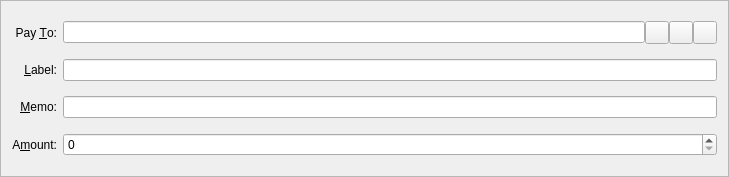
<?xml version="1.0" encoding="UTF-8"?>
<ui version="4.0">
 <class>SendCoinsEntry</class>
 <widget class="QFrame" name="SendCoinsEntry">
  <property name="geometry">
   <rect>
    <x>0</x>
    <y>0</y>
    <width>729</width>
    <height>177</height>
   </rect>
  </property>
  <property name="windowTitle">
   <string>Form</string>
  </property>
  <property name="styleSheet">
   <string notr="true"/>
  </property>
  <property name="frameShape">
   <enum>QFrame::StyledPanel</enum>
  </property>
  <property name="frameShadow">
   <enum>QFrame::Sunken</enum>
  </property>
  <layout class="QGridLayout" name="gridLayout">
   <item row="0" column="0">
    <widget class="QLabel" name="label_2">
     <property name="text">
      <string>Pay &amp;To:</string>
     </property>
     <property name="alignment">
      <set>Qt::AlignRight|Qt::AlignTrailing|Qt::AlignVCenter</set>
     </property>
     <property name="buddy">
      <cstring>payTo</cstring>
     </property>
    </widget>
   </item>
   <item row="0" column="1">
    <layout class="QHBoxLayout" name="payToLayout">
     <property name="spacing">
      <number>0</number>
     </property>
     <item>
      <widget class="QValidatedLineEdit" name="payTo">
       <property name="toolTip">
        <string>The address to send the payment to</string>
       </property>
       <property name="styleSheet">
        <string notr="true"/>
       </property>
       <property name="maxLength">
        <number>102</number>
       </property>
      </widget>
     </item>
     <item>
      <widget class="QToolButton" name="addressBookButton">
       <property name="toolTip">
        <string>Choose address from address book</string>
       </property>
       <property name="text">
        <string/>
       </property>
       <property name="icon">
        <iconset resource="../bitcoin.qrc">
         <normaloff>:/icons/address-book</normaloff>:/icons/address-book</iconset>
       </property>
       <property name="shortcut">
        <string>Alt+A</string>
       </property>
      </widget>
     </item>
     <item>
      <widget class="QToolButton" name="pasteButton">
       <property name="toolTip">
        <string>Paste address from clipboard</string>
       </property>
       <property name="text">
        <string/>
       </property>
       <property name="icon">
        <iconset resource="../bitcoin.qrc">
         <normaloff>:/icons/editpaste</normaloff>:/icons/editpaste</iconset>
       </property>
       <property name="shortcut">
        <string>Alt+P</string>
       </property>
      </widget>
     </item>
     <item>
      <widget class="QToolButton" name="deleteButton">
       <property name="toolTip">
        <string>Remove this recipient</string>
       </property>
       <property name="text">
        <string/>
       </property>
       <property name="icon">
        <iconset resource="../bitcoin.qrc">
         <normaloff>:/icons/remove</normaloff>:/icons/remove</iconset>
       </property>
      </widget>
     </item>
    </layout>
   </item>
   <item row="1" column="0">
    <widget class="QLabel" name="label_4">
     <property name="text">
      <string>&amp;Label:</string>
     </property>
     <property name="alignment">
      <set>Qt::AlignRight|Qt::AlignTrailing|Qt::AlignVCenter</set>
     </property>
     <property name="buddy">
      <cstring>addAsLabel</cstring>
     </property>
    </widget>
   </item>
   <item row="1" column="1">
    <layout class="QHBoxLayout" name="horizontalLayout_2">
     <property name="spacing">
      <number>0</number>
     </property>
     <item>
      <widget class="QValidatedLineEdit" name="addAsLabel">
       <property name="enabled">
        <bool>true</bool>
       </property>
       <property name="toolTip">
        <string>Enter a label for this address to add it to your address book</string>
       </property>
       <property name="styleSheet">
        <string notr="true"/>
       </property>
      </widget>
     </item>
    </layout>
   </item>
   <item row="2" column="0">
    <widget class="QLabel" name="label_5">
     <property name="text">
      <string>&amp;Memo:</string>
     </property>
     <property name="alignment">
      <set>Qt::AlignRight|Qt::AlignTrailing|Qt::AlignVCenter</set>
     </property>
     <property name="buddy">
      <cstring>addAsMemo</cstring>
     </property>
    </widget>
   </item>
   <item row="2" column="1">
    <layout class="QHBoxLayout" name="horizontalLayout_4">
     <property name="spacing">
      <number>0</number>
     </property>
     <item>
      <widget class="QValidatedLineEdit" name="addAsMemo">
       <property name="enabled">
        <bool>true</bool>
       </property>
       <property name="toolTip">
        <string>Enter a short note to send with payment (max 24 characters) - only available for payment to Stealth Address</string>
       </property>
       <property name="styleSheet">
        <string notr="true"/>
       </property>
      </widget>
     </item>
    </layout>
   </item>
   <item row="3" column="0">
    <widget class="QLabel" name="label">
     <property name="text">
      <string>A&amp;mount:</string>
     </property>
     <property name="alignment">
      <set>Qt::AlignRight|Qt::AlignTrailing|Qt::AlignVCenter</set>
     </property>
     <property name="buddy">
      <cstring>payAmount</cstring>
     </property>
    </widget>
   </item>
   <item row="3" column="1">
    <widget class="BitcoinAmountField" name="payAmount"/>
   </item>
  </layout>
 </widget>
 <customwidgets>
  <customwidget>
   <class>QValidatedLineEdit</class>
   <extends>QLineEdit</extends>
   <header>qvalidatedlineedit.h</header>
  </customwidget>
  <customwidget>
   <class>BitcoinAmountField</class>
   <extends>QSpinBox</extends>
   <header>bitcoinamountfield.h</header>
   <container>1</container>
  </customwidget>
 </customwidgets>
 <resources>
  <include location="../bitcoin.qrc"/>
 </resources>
 <connections/>
</ui>
